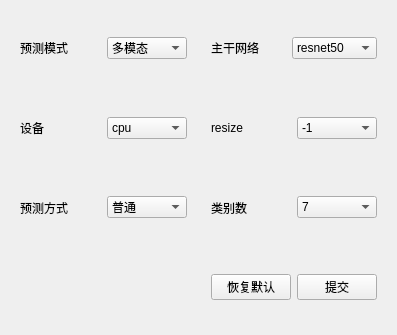
<?xml version="1.0" encoding="UTF-8"?>
<ui version="4.0">
 <class>Form</class>
 <widget class="QWidget" name="Form">
  <property name="geometry">
   <rect>
    <x>0</x>
    <y>0</y>
    <width>397</width>
    <height>335</height>
   </rect>
  </property>
  <property name="windowTitle">
   <string>Form</string>
  </property>
  <layout class="QGridLayout" name="gridLayout">
   <item row="3" column="1">
    <widget class="QWidget" name="widget_12" native="true">
     <layout class="QHBoxLayout" name="horizontalLayout_12">
      <item>
       <widget class="QPushButton" name="pushButton_default">
        <property name="text">
         <string>恢复默认</string>
        </property>
       </widget>
      </item>
      <item>
       <widget class="QPushButton" name="pushButton_submit">
        <property name="text">
         <string>提交</string>
        </property>
       </widget>
      </item>
     </layout>
    </widget>
   </item>
   <item row="0" column="0">
    <widget class="QWidget" name="widget" native="true">
     <layout class="QHBoxLayout" name="horizontalLayout">
      <item>
       <widget class="QLabel" name="label">
        <property name="text">
         <string>预测模式</string>
        </property>
       </widget>
      </item>
      <item>
       <widget class="QComboBox" name="comboBox_pmode">
        <item>
         <property name="text">
          <string>多模态</string>
         </property>
        </item>
        <item>
         <property name="text">
          <string>遥感</string>
         </property>
        </item>
       </widget>
      </item>
     </layout>
    </widget>
   </item>
   <item row="1" column="0">
    <widget class="QWidget" name="widget_2" native="true">
     <layout class="QHBoxLayout" name="horizontalLayout_2">
      <item>
       <widget class="QLabel" name="label_2">
        <property name="text">
         <string>设备</string>
        </property>
       </widget>
      </item>
      <item>
       <widget class="QComboBox" name="comboBox_device">
        <item>
         <property name="text">
          <string>cpu</string>
         </property>
        </item>
        <item>
         <property name="text">
          <string>cuda</string>
         </property>
        </item>
       </widget>
      </item>
     </layout>
    </widget>
   </item>
   <item row="0" column="1">
    <widget class="QWidget" name="widget_3" native="true">
     <layout class="QHBoxLayout" name="horizontalLayout_3">
      <item>
       <widget class="QLabel" name="label_3">
        <property name="text">
         <string>主干网络</string>
        </property>
       </widget>
      </item>
      <item>
       <widget class="QComboBox" name="comboBox_backbone">
        <item>
         <property name="text">
          <string>resnet50</string>
         </property>
        </item>
        <item>
         <property name="text">
          <string>resnet101</string>
         </property>
        </item>
        <item>
         <property name="text">
          <string>mobilenet</string>
         </property>
        </item>
       </widget>
      </item>
     </layout>
    </widget>
   </item>
   <item row="1" column="1">
    <widget class="QWidget" name="widget_11" native="true">
     <layout class="QHBoxLayout" name="horizontalLayout_11">
      <item>
       <widget class="QLabel" name="label_11">
        <property name="text">
         <string>resize</string>
        </property>
       </widget>
      </item>
      <item>
       <widget class="QComboBox" name="comboBox_resize">
        <item>
         <property name="text">
          <string>-1</string>
         </property>
        </item>
        <item>
         <property name="text">
          <string>512</string>
         </property>
        </item>
        <item>
         <property name="text">
          <string>2448</string>
         </property>
        </item>
       </widget>
      </item>
     </layout>
    </widget>
   </item>
   <item row="2" column="0">
    <widget class="QWidget" name="widget_8" native="true">
     <layout class="QHBoxLayout" name="horizontalLayout_5">
      <item>
       <widget class="QLabel" name="label_8">
        <property name="text">
         <string>预测方式</string>
        </property>
       </widget>
      </item>
      <item>
       <widget class="QComboBox" name="comboBox_pmethod">
        <property name="currentIndex">
         <number>0</number>
        </property>
        <item>
         <property name="text">
          <string>普通</string>
         </property>
        </item>
        <item>
         <property name="text">
          <string>高精度</string>
         </property>
        </item>
       </widget>
      </item>
     </layout>
    </widget>
   </item>
   <item row="2" column="1">
    <widget class="QWidget" name="widget_5" native="true">
     <layout class="QHBoxLayout" name="horizontalLayout_8">
      <item>
       <widget class="QLabel" name="label_12">
        <property name="text">
         <string>类别数</string>
        </property>
       </widget>
      </item>
      <item>
       <widget class="QComboBox" name="comboBox_numclass">
        <property name="font">
         <font>
          <weight>50</weight>
          <bold>false</bold>
         </font>
        </property>
        <property name="currentIndex">
         <number>0</number>
        </property>
        <item>
         <property name="text">
          <string>7</string>
         </property>
        </item>
       </widget>
      </item>
     </layout>
    </widget>
   </item>
  </layout>
 </widget>
 <resources/>
 <connections>
  <connection>
   <sender>pushButton_default</sender>
   <signal>clicked()</signal>
   <receiver>Form</receiver>
   <slot>reset()</slot>
   <hints>
    <hint type="sourcelabel">
     <x>291</x>
     <y>299</y>
    </hint>
    <hint type="destinationlabel">
     <x>283</x>
     <y>0</y>
    </hint>
   </hints>
  </connection>
  <connection>
   <sender>pushButton_submit</sender>
   <signal>clicked()</signal>
   <receiver>Form</receiver>
   <slot>commit()</slot>
   <hints>
    <hint type="sourcelabel">
     <x>378</x>
     <y>299</y>
    </hint>
    <hint type="destinationlabel">
     <x>361</x>
     <y>1</y>
    </hint>
   </hints>
  </connection>
 </connections>
 <slots>
  <slot>reset()</slot>
  <slot>commit()</slot>
 </slots>
</ui>
